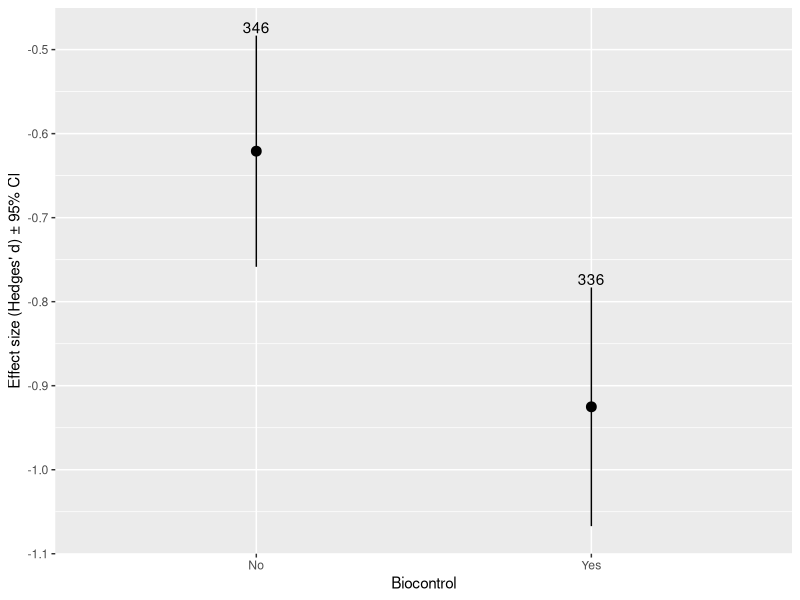

Write R code to recreate this figure. (Note: this script raises an error after producing the figure.)
#like herbmeta but no discintion between inv and intro

#I^2 tries to provide a measure of percent variation across studies due to differences not related to randomness

# load libraries
library(metafor);library(dplyr);library(ggplot2);library(data.table);library(ape); library(matrixcalc); library(dplyr); library(metafor); library(Matrix); library(MASS); library(data.table)


#all the data
all <- read.csv("data_evo_history_only.csv", header = TRUE)

#remove the zeroes from leaf area until we know what to do with those
all <- all %>% 
  filter(var_hedges_d != "0")

table(all$response_measure)

all <- all %>%
  filter(response_measure != "area consumed")  

table(all$response_measure)

all <- all %>%
  filter(response_measure != "area")  

table(all$response_measure)

#histograms of effect sizes####
#hist(all$hedges_d, breaks = 10000)
#min(all$hedges_d)
#max(all$hedges_d)
#hist(all$var_hedges_d, breaks = 10000)
#min(all$var_hedges_d)
#max(all$var_hedges_d)

res <- rma(hedges_d, var_hedges_d, data = all)

overall_effect <- rma(hedges_d, var_hedges_d, mods = ~ study_type - 1, data = all)

types <- all %>% 
  group_by(study_type) %>%
  summarise(count = n())
types

overall_effect <- setDT(
  as.data.frame(cbind(overall_effect$b,overall_effect$ci.lb,overall_effect$ci.ub)), keep.rownames = TRUE)[]
#rename rows
overall_effect$rn <- c("No", "Yes")
overall_effect$samplesize <- types$count

#plot it
biocontrolYN <- ggplot(overall_effect, aes(x=rn, y=V1)) + 
  geom_point(position=position_dodge(0.5), size = 3) +
  geom_text(aes(x= rn, y=V3+0.01, label=(types$count))) +
  ylab("Effect size (Hedges' d) ± 95% CI") +
  xlab("Biocontrol") +
  geom_errorbar(aes(ymin=V2, ymax=V3),
                width=0,                    # Width of the error bars
                position=position_dodge(0.5)) +
  scale_shape_manual(values=c(15, 16, 17, 4, 18))+
  scale_y_continuous(expand = c(0, 0), limits = c(-1.1, -0.45))
  
biocontrolYN

biocontrolYN +scale_colour_Publication()+ theme_Publication() + coord_fixed(ratio = 7)

sum(types$count)  

funnel(res, yaxis="vinv", main = "Inverse sampling variance")

#analyses for each metric type across interaction types

#biomass####
all <- all %>%
  filter(plant_organ_afflicted != "flower") %>%
  filter(plant_organ_afflicted != "fruit") %>%
  droplevels()

biomass <- metanalysis("biomass")
biomass[[2]]
biomass[[3]]$organ <- c("Leaf","Root","Seed",
                        "Stem","Whole","Leaf","Root","Seed",
                        "Stem","Whole")
biomass[[3]]$type <- c("A","A","A","A","A",
                       "D","D","D","D","D")
biomass[[3]]$sample_size <- (all %>% 
                               filter(response_measure == "biomass") %>%
                               group_by(study_type, plant_organ_afflicted) %>%
                               summarise(count = n()))$count

biomass_for_plotting <- as.data.frame(biomass[[3]])

biomassnatnonnatUNLUMPED <- metaplot(biomass_for_plotting, -2.5, 0.3)
biomassnatnonnatUNLUMPED <- biomassnatnonnatUNLUMPED +  theme(legend.position = ("none")) +ylab("")
biomassnatnonnatUNLUMPED <- biomassnatnonnatUNLUMPED + scale_colour_Publication()+ theme_Publication() #+ coord_fixed(ratio = 7)
#write.table(biomass_for_plotting, file = "biomass_evo_hist.csv", sep = ",")


#lumped
all <- all %>%
  filter(plant_organ_afflicted != "flower") %>%
  filter(plant_organ_afflicted != "fruit") %>%
  filter(response_measure == "biomass") %>%
  droplevels()

overall_effect <- rma(hedges_d, var_hedges_d, mods = ~ plant_organ_afflicted - 1, data = all)

types <- all %>% 
  group_by(plant_organ_afflicted) %>%
  summarise(count = n())
types

overall_effect <- setDT(
  as.data.frame(cbind(overall_effect$b,overall_effect$ci.lb,overall_effect$ci.ub)), keep.rownames = TRUE)[]
#rename rows
overall_effect$rn <- c("Leaf", "Root", "Seed", "Stem", "Whole")
overall_effect$samplesize <- types$count

#plot it
biomassnatnonnatLUMPED <- ggplot(overall_effect, aes(x=rn, y=V1)) + 
  geom_point(position=position_dodge(0.5), size = 3) +
  geom_text(aes(x= rn, y=V3+0.05, label=(types$count))) +
  ylab("Effect size (Hedges' d) ± 95% CI") +
  xlab("Biocontrol") +
  geom_errorbar(aes(ymin=V2, ymax=V3),
                width=0,                    # Width of the error bars
                position=position_dodge(0.5)) +
  scale_shape_manual(values=c(15, 16, 17, 4, 18))+
  scale_y_continuous(expand = c(0, 0), limits = c(-1.9, -0.25))

biomassnatnonnatLUMPED <- biomassnatnonnatLUMPED +scale_colour_Publication()+ theme_Publication()

sum(types$count)  

biomassnatnonnatUNLUMPED <- biomassnatnonnatUNLUMPED + theme(axis.text.x = element_blank()) + labs(tag = "A")
biomassnatnonnatLUMPED <- biomassnatnonnatLUMPED + theme(axis.title.y=element_text(angle=90, hjust=-2.5)) + labs(tage = "B")

grid.arrange(biomassnatnonnatUNLUMPED, biomassnatnonnatLUMPED, nrow = 2)

#count----
levels(all$plant_organ_afflicted)

all <- all %>%
  filter(plant_organ_afflicted != "fruit") %>%
  filter(plant_organ_afflicted != "roots") %>%
  filter(plant_organ_afflicted != "whole organism") %>%
  droplevels()

count <- metanalysis("number of")
count[[3]]$organ <- c("Flower","Leaf","Seed","Stem",
                      "Flower","Leaf","Seed","Stem")
count[[3]]$type <- c("A","A","A","A",
                     "D","D","D","D")
count[[3]]$sample_size <- (all %>% 
                             filter(response_measure == "number of") %>%
                             group_by(study_type, plant_organ_afflicted) %>%
                             summarise(count = n()))$count
count_for_plotting <- as.data.frame(count[[3]])

countsnatnonnatUNLUMPED <- metaplot(count_for_plotting, -2.0, 1.0) + theme(legend.position = ("none"))
countsnatnonnatUNLUMPED <- countsnatnonnatUNLUMPED +scale_colour_Publication()+ theme_Publication()

countsnatnonnatUNLUMPED
write.table(count_for_plotting, file = "count_evo_histUNLUMPED.csv", sep = ",")

countsnatnonnatUNLUMPED <- countsnatnonnatUNLUMPED + 
  theme(
  axis.text.x = element_blank(),
  axis.title.y = element_blank()) + labs(tag = "A")

#lumped
# allLUMPED <- all %>%
#   filter(response_measure == "number of") %>%
#   droplevels()
#   
# overall_effect <- rma(hedges_d, var_hedges_d, mods = ~ plant_organ_afflicted - 1, data = allLUMPED)
# 
# types <- allLUMPED %>% 
#   group_by(plant_organ_afflicted) %>%
#   summarise(count = n())
# types
# 
# overall_effect <- setDT(
#   as.data.frame(cbind(overall_effect$b,overall_effect$ci.lb,overall_effect$ci.ub)), keep.rownames = TRUE)[]
# #rename rows
# overall_effect$rn <- c("Flower", "Leaf", "Seed", "Stem")
# overall_effect$samplesize <- types$count
# 
# write.table(overall_effect, file = "count_evo_histLUMPED.csv", sep = ",")
# 
# #plot it
# countsnatnonnatLUMPED <- ggplot(overall_effect, aes(x=rn, y=V1)) + 
#   geom_point(position=position_dodge(0.5), size = 3) +
#   geom_text(aes(x= rn, y=V3+0.05, label=(types$count))) +
#   ylab("Effect size (Hedges' d) ± 95% CI") +
#   xlab("Biocontrol") +
#   geom_errorbar(aes(ymin=V2, ymax=V3),
#                 width=0,                    # Width of the error bars
#                 position=position_dodge(0.5)) +
#   scale_shape_manual(values=c(15, 16, 17, 4, 18))+
#   scale_y_continuous(expand = c(0, 0), limits = c(-1.5, .5))
# 
# countsnatnonnatLUMPED <- countsnatnonnatLUMPED +scale_colour_Publication()+ theme_Publication()
# 
# countsnatnonnatLUMPED
# 
# countsnatnonnatLUMPED <- countsnatnonnatLUMPED + theme(axis.title.y=element_text(angle=90, hjust=-2.5)) + labs(tage = "B")

countsnatnonnatUNLUMPED <- countsnatnonnatUNLUMPED + coord_fixed(ratio = 0.75) + 
  theme(
    axis.text.x = element_blank(),
    axis.title.y = element_blank())

plots <- list(countsnatnonnatUNLUMPED, countsnatnonnatLUMPED)
grobs <- list()
widths <- list()

for (i in 1:length(plots)){
  grobs[[i]] <- ggplotGrob(plots[[i]])
  widths[[i]] <- grobs[[i]]$widths[2:5]
}

maxwidth <- do.call(grid::unit.pmax, widths)

for (i in 1:length(grobs)){
  grobs[[i]]$widths[2:5] <- as.list(maxwidth)
}

do.call("grid.arrange", c(grobs, ncol = 1))

grid.arrange(countsnatnonnatUNLUMPED, countsnatnonnatLUMPED, ncol = 1)

#insects----
insects <- filter(all, !(insect_order == "lepidoptera" & study_type == "b"))
insects <- insects %>%
  filter(insect_order != "diptera") %>%
  filter(insect_order != "hymenoptera") %>%
  droplevels()

levels(insects$insect_order)
levels(insects$study_type)

interaction_effect <-  rma(hedges_d, var_hedges_d, mods = ~ insect_order:study_type - 1,  data = insects)
comparisons_interaction_spread <- setDT(
  as.data.frame(cbind(interaction_effect$b,interaction_effect$ci.lb,interaction_effect$ci.ub)), keep.rownames = TRUE)[]
comparisons_interaction_spread$order <- c("Coleoptera",
                                          "Hemiptera", 
                                          "Lepidoptera","Orthoptera",
                                          "Coleoptera",
                                          "Hemiptera","Lepidoptera",
                                          "Orthoptera") 

comparisons_interaction_spread$type <- c("A","A","A","A",
                                         "D","D","D","D")

comparisons_interaction_spread$count <- (insects %>% 
                                           group_by(study_type, insect_order) %>%
                                           summarise(count = n()))$count

#write.table(comparisons_interaction_spread, file = "bugsUNLUMPED.csv", sep = ",")


bugs <- ggplot(comparisons_interaction_spread, aes(x=order, y=V1, shape=type)) + 
  geom_point(position=position_dodge(0.5)) +
  geom_text(aes(x= order, y=V3, 
                label=(insects %>% 
                         group_by(study_type, insect_order) %>%
                         summarise(count = n()))$count), hjust = 0.5, vjust = -.5, position=position_dodge(0.5)) +
  ylab("Effect size (Hedges' d) ± 95% CI") +
  xlab("") +
  geom_errorbar(aes(ymin=V2, ymax=V3),
                width=0,                    # Width of the error bars
                position=position_dodge(0.5)) +
  scale_shape_manual(values=c(15, 16, 17, 4, 18))+
  geom_hline(yintercept= (0), linetype="dotted") +
  theme_bw() +
  scale_y_continuous(expand = c(0, 0), limits = c(-3.1, .3)) +
  theme(axis.line = element_line(color = "black"),
        panel.grid.major = element_blank(),
        panel.grid.minor = element_blank(),
        panel.border = element_blank(),
        panel.background = element_blank(),
        plot.background = element_rect(fill = "transparent",color = NA),
        axis.text.x=element_text(angle=0, hjust=.5),
        axis.title.x = element_text(color = "black"),
        axis.title.y = element_text(color = "black", size = 15),
        axis.text = element_text(color = "black", size = 12),
        axis.ticks = element_line(color = "black"),
        plot.title = element_text(color = "black"),
        legend.position = ("none"),
        axis.ticks.x = element_blank())
bugs
ggsave(filename = "bugs.png")

#lumped
lumped <-  rma(hedges_d, var_hedges_d, mods = ~ insect_order - 1,  data = insects)
comparisons_lumped_spread <- setDT(
  as.data.frame(cbind(lumped$b,lumped$ci.lb,lumped$ci.ub)), keep.rownames = TRUE)[]
comparisons_lumped_spread$order <- c("Coleoptera",
                                          "Hemiptera", 
                                          "Lepidoptera","Orthoptera") 

comparisons_lumped_spread$count <- (insects %>% 
                                           group_by(insect_order) %>%
                                           summarise(count = n()))$count

write.table(comparisons_lumped_spread, file = "bugsLUMPED.csv", sep = ",")


bugs <- ggplot(comparisons_lumped_spread, aes(x=order, y=V1)) + 
  geom_point(position=position_dodge(0.5)) +
  geom_text(aes(x= order, y=V3, 
                label=(insects %>% 
                         group_by(insect_order) %>%
                         summarise(count = n()))$count), hjust = 0.5, vjust = -.5, position=position_dodge(0.5)) +
  ylab("Effect size (Hedges' d) ± 95% CI") +
  xlab("") +
  geom_errorbar(aes(ymin=V2, ymax=V3),
                width=0,                    # Width of the error bars
                position=position_dodge(0.5)) +
  scale_shape_manual(values=c(15, 16, 17, 4, 18))+
  geom_hline(yintercept= (0), linetype="dotted") +
  theme_bw() +
  scale_y_continuous(expand = c(0, 0), limits = c(-1.7, -0.2)) +
  theme(axis.line = element_line(color = "black"),
        panel.grid.major = element_blank(),
        panel.grid.minor = element_blank(),
        panel.border = element_blank(),
        panel.background = element_blank(),
        plot.background = element_rect(fill = "transparent",color = NA),
        axis.text.x=element_text(angle=0, hjust=.5),
        axis.title.x = element_text(color = "black"),
        axis.title.y = element_text(color = "black"),
        axis.text = element_text(color = "black", size = 12),
        axis.ticks = element_line(color = "black"),
        plot.title = element_text(color = "black"),
        legend.position = ("none"),
        axis.ticks.x = element_blank())
bugs

bugsLUMPED <- bugs +scale_colour_Publication()+ theme_Publication()

bugsLUMPED <- bugsLUMPED + labs(tag = "B") + theme(axis.title.y=element_text(angle=90, hjust=-2.8))

bugsUNLUMPED
bugsLUMPED

plots <- list(bugsUNLUMPED, bugsLUMPED)
grobs <- list()
widths <- list()

for (i in 1:length(plots)){
  grobs[[i]] <- ggplotGrob(plots[[i]])
  widths[[i]] <- grobs[[i]]$widths[2:5]
}

maxwidth <- do.call(grid::unit.pmax, widths)

for (i in 1:length(grobs)){
  grobs[[i]]$widths[2:5] <- as.list(maxwidth)
}

do.call("grid.arrange", c(grobs, ncol = 1))
